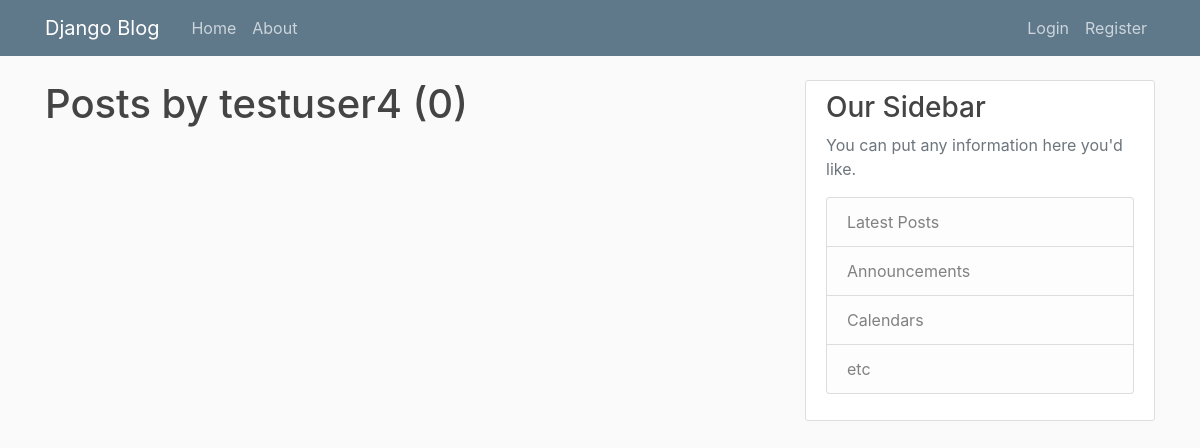
/user/testuser4/, run on an earlier commit of the app's database.
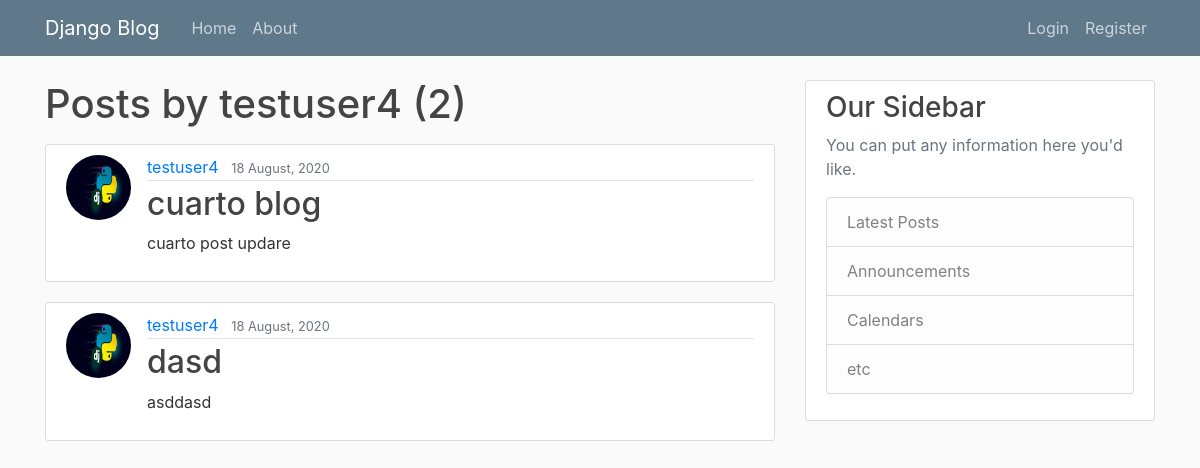
And on a later commit of the database.
### blog/models.py (models this page shows, shortened)
class Post(models.Model):
    titulo = models.CharField(max_length=100)
    contenido = models.TextField()
    date = models.DateTimeField(default=timezone.now)
    autor = models.ForeignKey(User, on_delete=models.CASCADE)

### users/models.py (models this page shows, shortened)
class Profile(models.Model):
    user = models.OneToOneField(User, on_delete=models.CASCADE)
    image = models.ImageField(default='default.jpg', upload_to='profile_pics')

### blog/views.py (the view)
# urls.py: path('user/<str:username>/', UserPostView.as_view(), name='user-posts')
class UserPostView(ListView):
    model = Post
    template_name = 'blog/user_posts.html'
    context_object_name = 'posts'
    paginate_by = 4
    def get_queryset(self):
        user =get_object_or_404(User, username=self.kwargs.get('username'))
        return Post.objects.filter(autor=user).order_by('-date')

### blog/templates/blog/user_posts.html (shortened to what this page needs)
{% extends "blog/base.html"%}
{% block content %}
    <h1 class="mb-3">Posts by {{ view.kwargs.username }} ({{ page_obj.paginator.count }})</h1>
    {% for post in posts %}
        <article class="media content-section">
            <img class="rounded-circle article-img" src="{{post.autor.profile.image.url}}">
            <div class="media-body">
            <div class="article-metadata">
                <a class="mr-2" href="{% url 'user-posts' post.autor.username%}">{{ post.autor }}</a>
                <small class="text-muted">{{ post.date|date:"d F, Y" }}</small>
            </div>
            <h2><a class="article-title" href="{% url 'post-detail' post.id %}">{{ post.titulo }}</a></h2>
            <p class="article-content">{{ post.contenido }}</p>
            </div>
        </article>
    {% endfor %}
{% endblock content %}

What changed in the data, as far as the page shows it:
added Post: autor.profile.image (picture), autor "testuser4", date "18 August, 2020", titulo "cuarto blog", contenido "cuarto post updare"
added Post: autor.profile.image (picture), autor "testuser4", date "18 August, 2020", titulo "dasd", contenido "asddasd"
Also different on the page:
{{ page_obj.paginator.count }}: "0" → "2"
